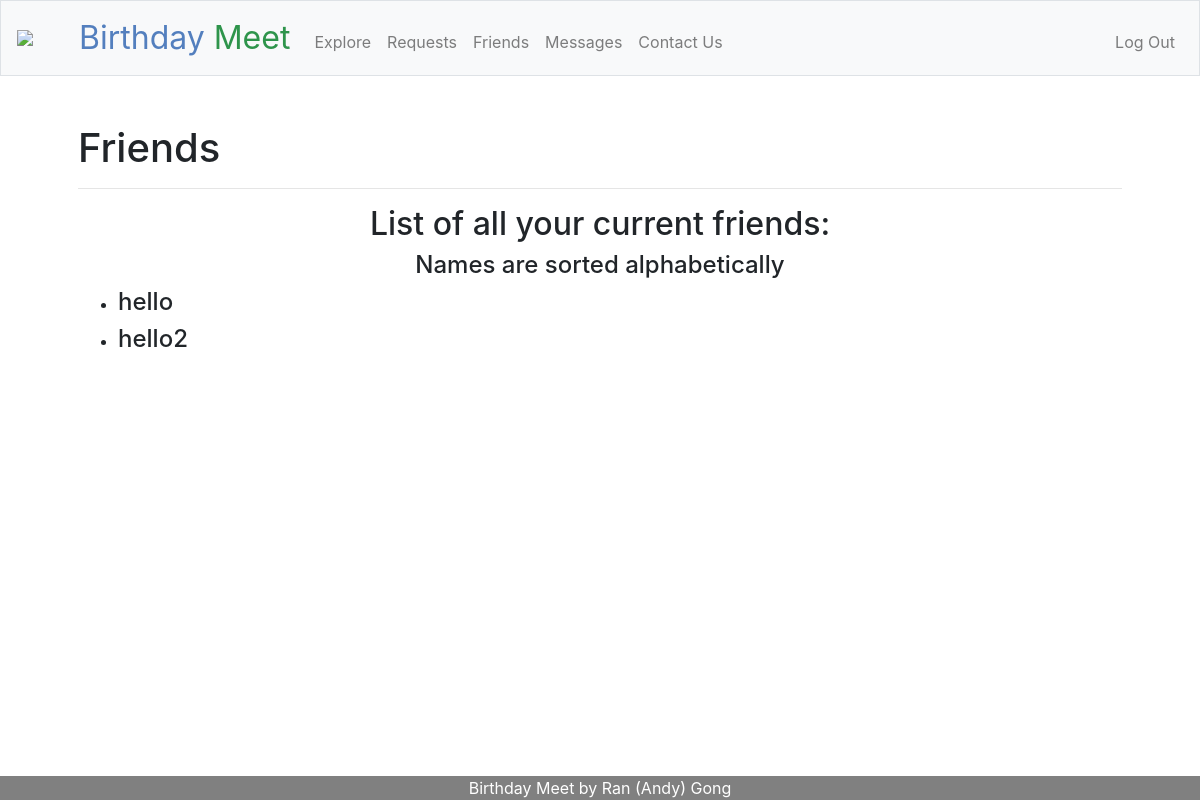
Page /friends (signed in) on the earlier database version.
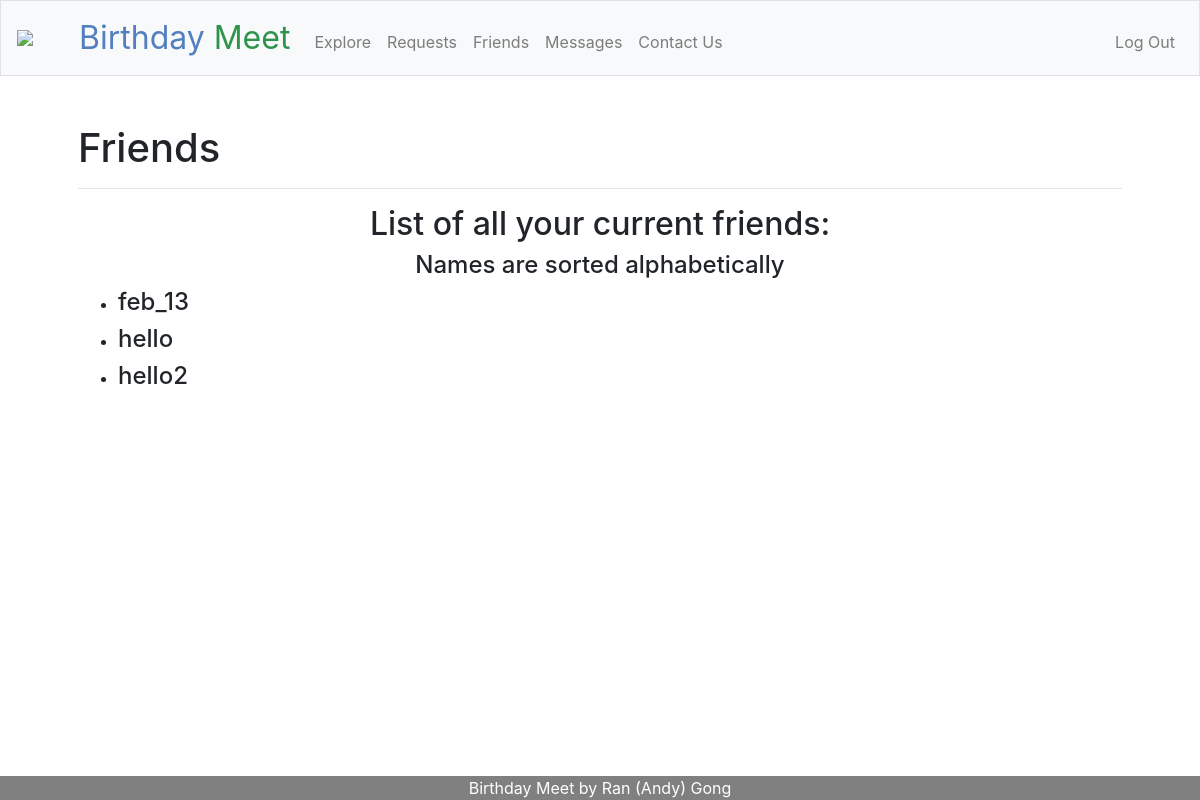
Same page on the later database version.
### tables this page shows
CREATE TABLE users (id INTEGER, username TEXT NOT NULL, hash TEXT NOT NULL, month INTEGER NOT NULL, day INTEGER NOT NULL, PRIMARY KEY(id));

### app.py (the view)
@app.route("/friends")
@login_required
def friends():
    friends_usernames = []
    friend_id_lists_a = db.execute("SELECT user_2_id FROM friends WHERE user_1_id = ?", session.get("user_id"))
    friend_id_lists_b = db.execute("SELECT user_1_id FROM friends WHERE user_2_id = ?", session.get("user_id"))
    for friend_id in friend_id_lists_a:
        friends_usernames.append(db.execute("SELECT username FROM users WHERE id = ?", friend_id["user_2_id"])[0]["username"])
    for friend_id in friend_id_lists_b:
        friends_usernames.append(db.execute("SELECT username FROM users WHERE id = ?", friend_id["user_1_id"])[0]["username"])
    friends_usernames.sort()
    return render_template("friends.html", friends_usernames=friends_usernames)

### app.py (called while the page is built)
@app.after_request
def after_request(response):
    response.headers["Cache-Control"] = "no-cache, no-store, must-revalidate"
    response.headers["Expires"] = 0
    response.headers["Pragma"] = "no-cache"
    return response

def login_required(f):
    @wraps(f)
    def decorated_function(*args, **kwargs):
        if session.get("user_id") is None:
            flash("You are currently not logged in!")
            return redirect("/login")
        return f(*args, **kwargs)
    return decorated_function

### templates/friends.html (shortened to what this page needs)
{% extends "layout.html" %}
{% block main %}
<h1 class="display-5 fw-bold">Friends</h1>
<hr>
{% if friends_usernames %}
    <h2 class="display-5 align-center">List of all your current friends:</h2>
    <h4 class="display-5 fw-bold align-center">Names are sorted alphabetically</h2>
    <ul>
    {% for friend_username in friends_usernames %}
        <li>
            <h4 class="display-5">{{ friend_username }}</h4>
        </li>
    {% endfor %}
    </ul>
{% else %}
    <h2 class="display-5 fw-bold align-center">You have no friends in your friend list at this moment</h2>
    <h4 class="display-5 fw-bold align-center">Send some friend requests, or accept incoming friend requests!</h4>
{% endif %}
{% endblock %}

Differences in the rows shown:
added users: username "feb_13"
